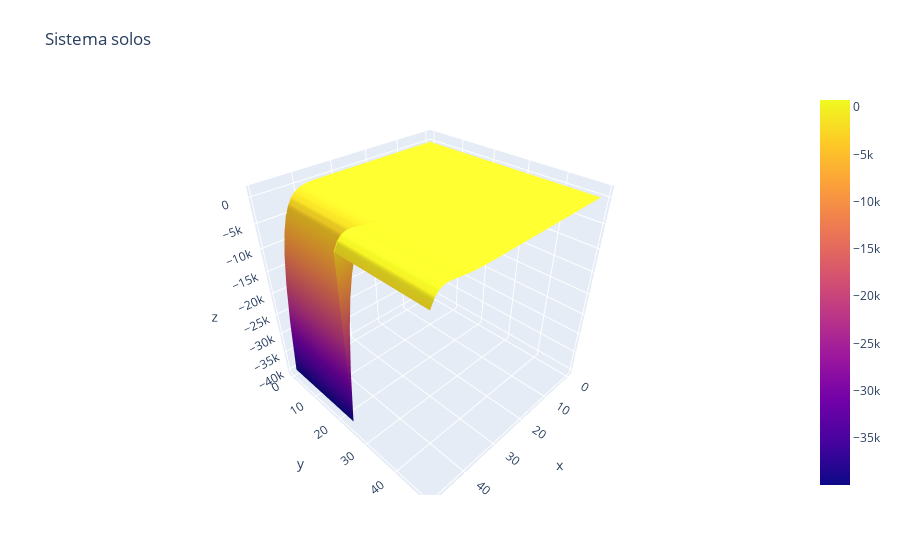

Notebook source saved alongside this figure:
### Code cell
fig = go.Figure(data=[go.Surface(z=plot2)])

fig.update_layout(title='Sistema solos',
                  margin=dict(l=65, r=50, b=65, t=90))

fig.show()

### Figure 1 — Plotly figure (JSON) as saved in the notebook; plotly's stock layout.template omitted (floating-point values rounded to 4 significant figures; data arrays with more than 128 entries replaced by an {"elided": "..."} marker saying what was removed)
{"data": [{"type": "surface", "z": {"elided": "50x50 float values"}}], "layout": {"margin": {"b": 65, "l": 65, "r": 50, "t": 90}, "title": {"text": "Sistema solos"}}}
